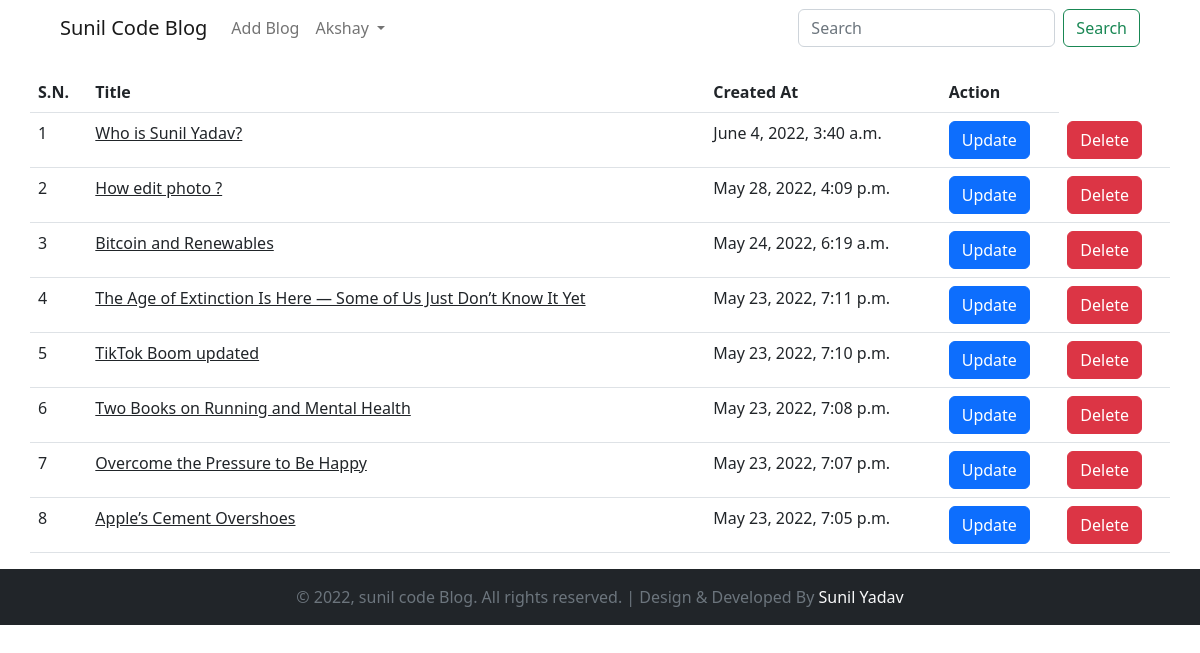
The app's page /see-blogs (signed in), older data.
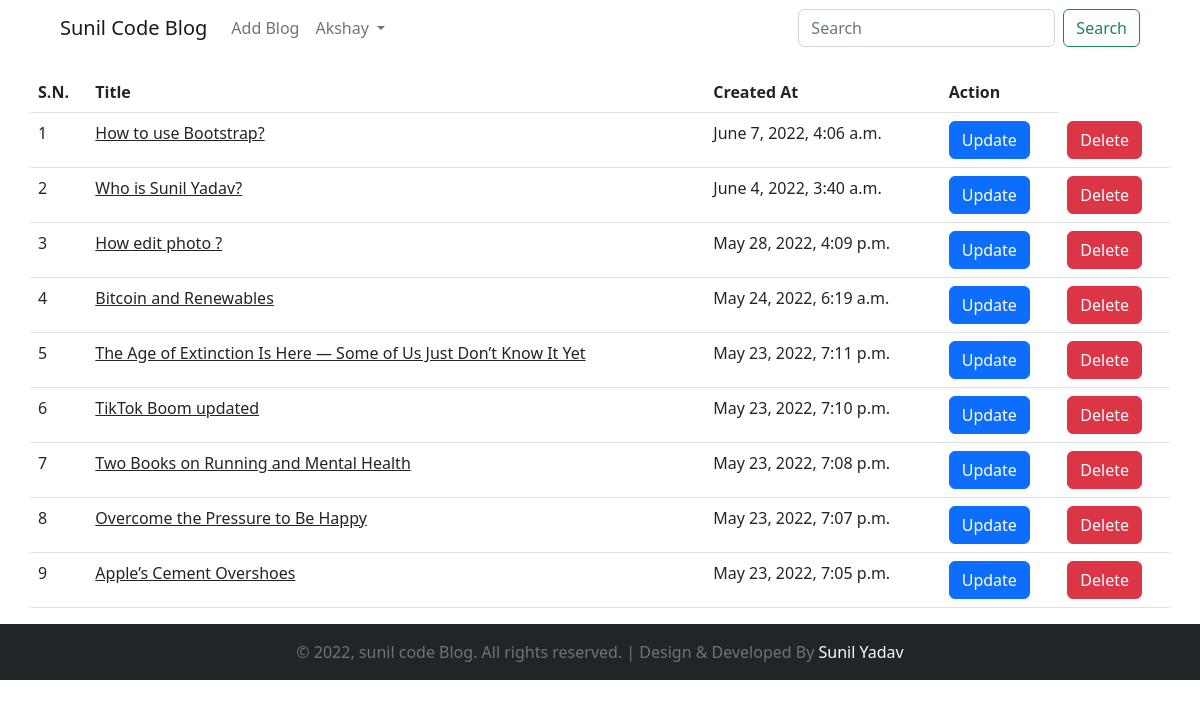
The same page, newer data.
### miniBlog/models.py (models this page shows, shortened)
class BlogModel(models.Model):
    title=models.CharField(max_length=1000)
    content=FroalaField()
    slug=models.SlugField(max_length=1000, null=True,  blank=True)
    image=models.ImageField(upload_to='blog')
    user=models.ForeignKey(User, null=True, blank=True ,on_delete=models.CASCADE)
    created_at=models.DateTimeField(auto_now_add=True)
    upload_to=models.DateTimeField(auto_now=True)
    likes=models.ManyToManyField(User,blank=True, related_name='post_like')

### miniBlog/views.py (the view)
# urls.py: path('see-blogs',seeBlogs,name='seeblogs'),
def seeBlogs(request):
    try:
        context = {}
        if request.user.is_authenticated:
            blog_objs = BlogModel.objects.filter(user=request.user).order_by('-id')
            context['blog_objs'] = blog_objs
            return render(request, 'blog/see_blogs.html', context)
        else:
            messages.error(request, "Please Login!")
            return redirect(home)
    except Exception as e:
        print('Printing See blogs Exception')
        print(e)

### templates/blog/see_blogs.html
{% extends './base.html' %}
{% block start %}
<section>
    <div class="container">
        <div class="row">
            <table class="table">
                <thead>
                  <tr>
                    <th scope="col">S.N.</th>
                    <th scope="col">Title</th>
                    <th scope="col">Created At</th>
                    <th scope="col">Action</th>
                  </tr>
                </thead>
                <tbody>
                    {% for blog in blog_objs %}
                  <tr>
                    <td>{{forloop.counter}}</td>
                    <td><a class="text-dark" href="{% url 'blog_detail' blog.slug %}">{{blog.title}}</a></td>
                    <td>{{blog.created_at}}</td>
                    <td><a href="{% url 'updateblog' blog.slug %}" class="btn btn-primary">Update</a></td>
                    <td><a href="{% url 'deleteblog' blog.slug %}" class="btn btn-danger">Delete</a></td>
                  </tr>
                  {% endfor %}
                </tbody>
              </table>
        </div>
    </div>
</section>
{% endblock  %}

### templates/blog/base.html (shortened to what this page needs)
{% load static %}
<!DOCTYPE html>
<html lang="en">
<head>
  <link href='https://unpkg.com/boxicons@2.1.2/css/boxicons.min.css' rel='stylesheet'>
  <link rel="stylesheet" href="{% static 'css/style.css' %}">
  <link rel="stylesheet" href="https://cdn.jsdelivr.net/npm/bootstrap@5.2.0-beta1/dist/css/bootstrap.min.css">
</head>
<body>
  <header class="pb-5 mb-4">
    <nav class="navbar navbar-expand-lg bg-white fixed-top  px-1 px-sm-5 " id="navigation">
      <div class="container-fluid">
        <a class="navbar-brand" href="/">Sunil Code Blog</a>
        <div class="collapse navbar-collapse" id="navbarSupportedContent">
          <ul class="navbar-nav me-auto mb-2 mb-lg-0">
            {% if request.user.is_authenticated %}
            <li class="nav-item">
              <a class="nav-link" href="{% url 'addblog' %}">Add Blog</a>
            </li>
            {% endif %}
            {% if request.user.is_authenticated %}
            <li class="nav-item dropdown">
              <a class="nav-link dropdown-toggle" href="#" id="navbarDropdown" role="button" data-bs-toggle="dropdown"
                aria-expanded="false">
                {{request.user.first_name | capfirst}}
              </a>
                {% endif %}
            </li>
          </ul>
          <form class="d-flex" role="search" method="get" action="{% url 'search' %}">
            <input class="form-control me-2" type="search" placeholder="Search" aria-label="Search" name="query">
            <button class="btn btn-outline-success" type="submit">Search</button>
          </form>
        </div>
      </div>
    </nav>
  </header>
    {% block start %}
  {% endblock %}
  <footer class="d-print-none bg-dark mb-0">
    <div class="py-3 font-weight-light bg-gray-800 text-secondary">
      <div class="container">
        <div class="row align-items-center justify-content-center">
          <div class="col-auto text-center">
            <p class="text-sm mb-md-0 ">&copy; <span id="year"></span>, sunil code Blog. All rights reserved. | Design & Developed By <a class="text-decoration-none text-light" href="https://www.linkedin.com/in/sunilyadavcode/" target="_blank">Sunil Yadav</a></p>
          </div>
        </div>
      </div>
    </div>
  </footer>
</body>
</html>

### static/css/style.css (style rules this page uses)
body { scroll-behavior: smooth; }

Row changes from the older to the newer data that the page shows:
added BlogModel: title "How to use Bootstrap?", created_at "June 7, 2022, 4:06 a.m."
